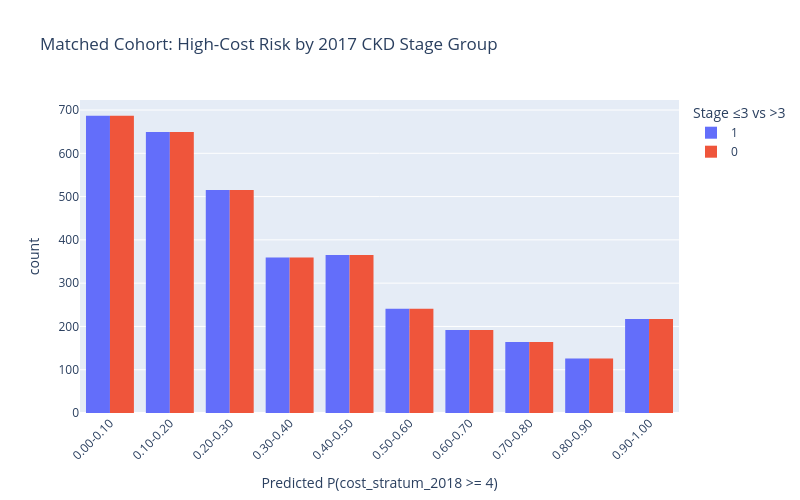

Write notebook code for a chart like this one.
### Code cell
bins = [f"{x:.1f}-{x+0.1:.1f}" for x in np.arange(0.0, 1.0, 0.1)]

fig = px.histogram(
    matched_train_df,
    x="risk_bin",
    color="true_class",
    category_orders={"risk_bin": bins},   # good to keep
    labels={
        "risk_bin": f"Predicted P(cost_stratum_2018 >= {stratifier_cutoff})",
        "true_class": "Stage ≤3 vs >3"
    },
    title="Matched Cohort: High-Cost Risk by 2017 CKD Stage Group",
    barmode="group",
    height=500, width=800
)

# *** pin the x-axis order ***
fig.update_xaxes(categoryorder="array", categoryarray=bins)

fig.update_layout(xaxis_tickangle=-45)
fig.show()

### Figure 1 — Plotly figure (JSON) as saved in the notebook; plotly's stock layout.template omitted (floating-point values rounded to 4 significant figures; data arrays with more than 128 entries replaced by an {"elided": "..."} marker saying what was removed)
{"data": [{"alignmentgroup": "True", "bingroup": "x", "hovertemplate": "Stage ≤3 vs >3=1<br>Predicted P(cost_stratum_2018 >= 4)=%{x}<br>count=%{y}<extra></extra>", "legendgroup": "1", "marker": {"color": "#636efa", "pattern": {"shape": ""}}, "name": "1", "offsetgroup": "1", "orientation": "v", "showlegend": true, "type": "histogram", "x": {"elided": "3515 str values"}, "xaxis": "x", "yaxis": "y"}, {"alignmentgroup": "True", "bingroup": "x", "hovertemplate": "Stage ≤3 vs >3=0<br>Predicted P(cost_stratum_2018 >= 4)=%{x}<br>count=%{y}<extra></extra>", "legendgroup": "0", "marker": {"color": "#EF553B", "pattern": {"shape": ""}}, "name": "0", "offsetgroup": "0", "orientation": "v", "showlegend": true, "type": "histogram", "x": {"elided": "3515 str values"}, "xaxis": "x", "yaxis": "y"}], "layout": {"barmode": "group", "height": 500, "legend": {"title": {"text": "Stage ≤3 vs >3"}, "tracegroupgap": 0}, "title": {"text": "Matched Cohort: High-Cost Risk by 2017 CKD Stage Group"}, "width": 800, "xaxis": {"anchor": "y", "categoryarray": ["0.0-0.1", "0.1-0.2", "0.2-0.3", "0.3-0.4", "0.4-0.5", "0.5-0.6", "0.6-0.7", "0.7-0.8", "0.8-0.9", "0.9-1.0"], "categoryorder": "array", "domain": [0, 1], "tickangle": -45, "title": {"text": "Predicted P(cost_stratum_2018 >= 4)"}}, "yaxis": {"anchor": "x", "domain": [0, 1], "title": {"text": "count"}}}}
